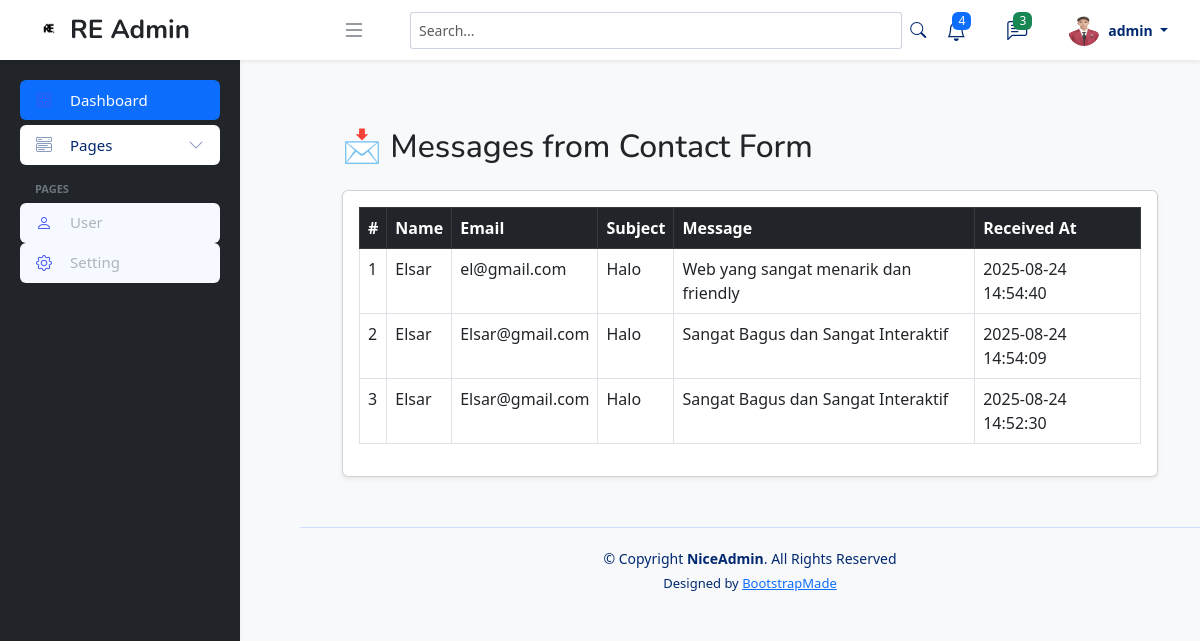
/admin/home.php?page=messages (signed in), run on an earlier commit of the app's database.
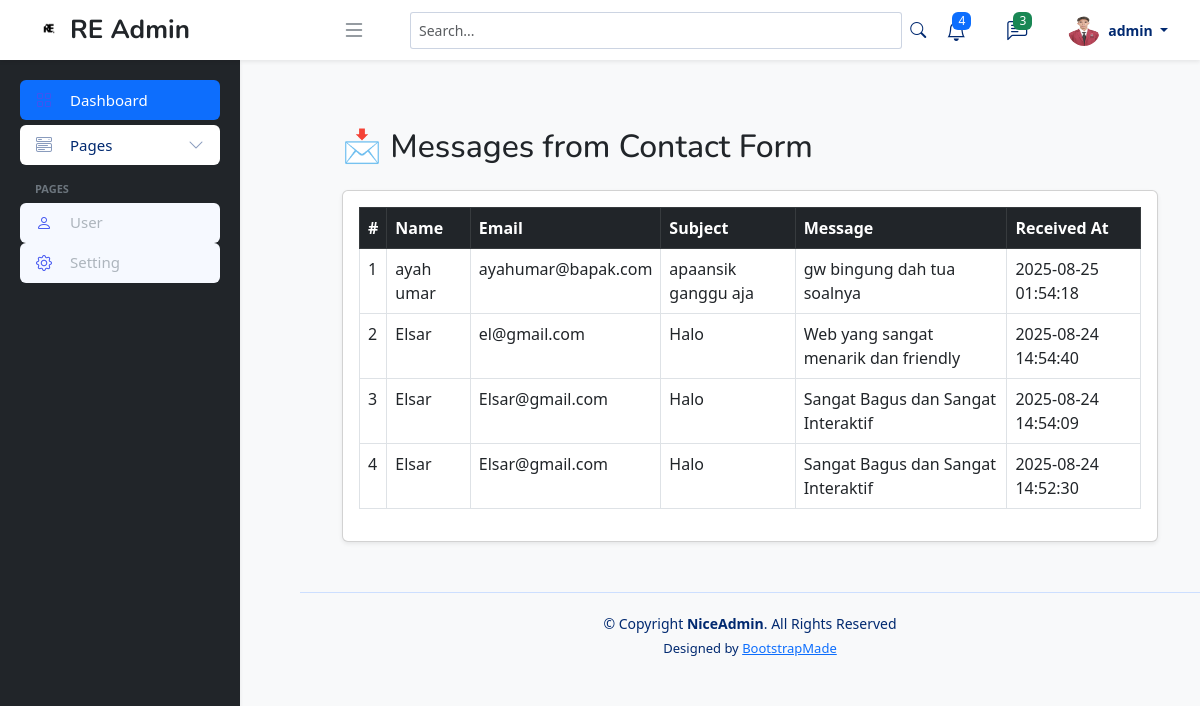
And on a later commit of the database.
### tables this page shows
CREATE TABLE `messages` (
  `id` int(11) NOT NULL,
  `name` varchar(100) NOT NULL,
  `email` varchar(100) NOT NULL,
  `subject` varchar(150) DEFAULT NULL,
  `message` text NOT NULL,
  `created_at` timestamp NOT NULL DEFAULT current_timestamp()
);

### admin/content/messages.php (the view, shortened to what this page needs)
<?php
include 'koneksi.php';
$result = mysqli_query($koneksi, "SELECT * FROM messages ORDER BY created_at DESC");
?>
<!DOCTYPE html>
<html lang="en">
<head>
  <link href="https://cdn.jsdelivr.net/npm/bootstrap@5.3.0/dist/css/bootstrap.min.css" rel="stylesheet">
</head>
<body class="bg-light">
  <div class="container mt-5">
    <h2 class="mb-4">📩 Messages from Contact Form</h2>
    <div class="card shadow-sm">
      <div class="card-body">
        <table class="table table-bordered table-hover">
          <thead class="table-dark">
            <tr>
              <th>#</th>
              <th>Name</th>
              <th>Email</th>
              <th>Subject</th>
              <th>Message</th>
              <th>Received At</th>
            </tr>
          </thead>
          <tbody>
            <?php if (mysqli_num_rows($result) > 0): ?>
              <?php $no = 1; while ($row = mysqli_fetch_assoc($result)): ?>
                <tr>
                  <td><?= $no++ ?></td>
                  <td><?= htmlspecialchars($row['name']) ?></td>
                  <td><?= htmlspecialchars($row['email']) ?></td>
                  <td><?= htmlspecialchars($row['subject']) ?></td>
                  <td><?= nl2br(htmlspecialchars($row['message'])) ?></td>
                  <td><?= $row['created_at'] ?></td>
                </tr>
              <?php endwhile; ?>
            <?php else: ?>
              <tr>
                <td colspan="6" class="text-center">No messages yet.</td>
              </tr>
            <?php endif; ?>
          </tbody>
        </table>
      </div>
    </div>
  </div>
</body>
</html>

What changed in the data, as far as the page shows it:
added messages: name "ayah umar", email "ayahumar@bapak.com", subject "apaansik ganggu aja", message "gw bingung dah tua soalnya", created_at "2025-08-25 01:54:18"
